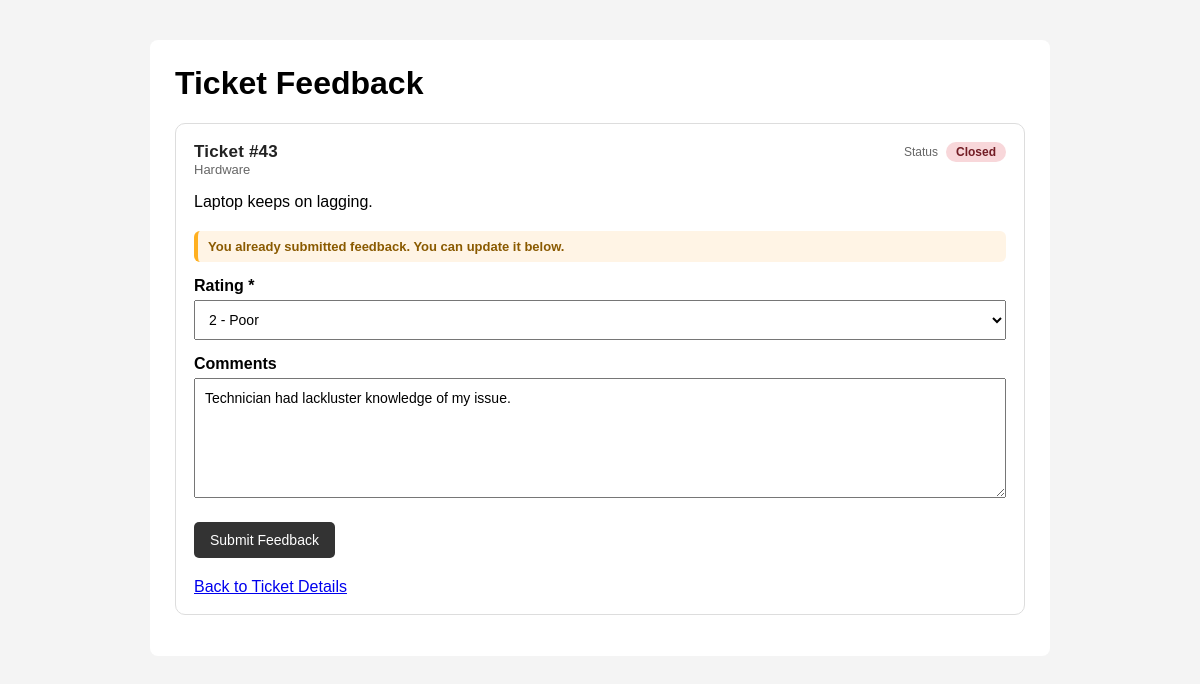
The page /feedback/43 (signed in) on the database its author committed.
### tables this page shows
CREATE TABLE tickets (
            id INTEGER PRIMARY KEY AUTOINCREMENT,
            full_name TEXT,
            email TEXT,
            phone TEXT,
            username TEXT,
            machine_id TEXT,
            category TEXT,
            subcategory TEXT,
            description TEXT
        , status TEXT DEFAULT 'Open', resolution_notes TEXT, escalation_level TEXT DEFAULT 'none', assigned_to INTEGER, created_at TEXT);

CREATE TABLE feedback (
        id INTEGER PRIMARY KEY AUTOINCREMENT,
        ticket_id INTEGER NOT NULL,
        username TEXT NOT NULL,
        rating INTEGER NOT NULL,
        comments TEXT,
        created_at TEXT,
        FOREIGN KEY (ticket_id) REFERENCES tickets(id)
    );

### app.py (the view, shortened to what this page needs)
@app.route("/feedback/<int:ticket_id>", methods=["GET", "POST"])
@login_required
def feedback(ticket_id):
    username = session.get("username")
    conn = get_db_connection()
    ticket = conn.execute(
        "SELECT * FROM tickets WHERE id = ? AND LOWER(username) = ?",
        (ticket_id, username)
    ).fetchone()
    if not ticket:
        conn.close()
        return redirect(url_for("my_tickets"))
    if normalize_status(ticket["status"]) != "closed":
        conn.close()
        return redirect(url_for("ticket_details", ticket_id=ticket_id))
    existing_feedback = conn.execute(
        "SELECT * FROM feedback WHERE ticket_id = ? AND LOWER(username) = ?",
        (ticket_id, username)
    ).fetchone()
    conn.close()
    return render_template(
        "feedback.html",
        ticket=ticket,
        existing_feedback=existing_feedback,
        error=None
    )

### app.py (called while the page is built)
def normalize_status(status):
    status = (status or "open").strip().lower()
    return status if status in VALID_STATUSES else "open"

def get_db_connection():
    conn = sqlite3.connect("tickets.db")
    conn.row_factory = sqlite3.Row
    return conn

def login_required(f):
    @wraps(f)
    def decorated_function(*args, **kwargs):
        if "username" not in session:
            return redirect(url_for("login"))
        return f(*args, **kwargs)
    return decorated_function

### templates/feedback.html (shortened to what this page needs)
<!DOCTYPE html>
<html lang="en">
<head>
<link rel="stylesheet" href="{{ url_for('static', filename='style.css') }}">
</head>
<body>
<div class="container">
    <h1>Ticket Feedback</h1>
    <div class="ticket-card">
        <div class="ticket-header">
            <div>
                <div class="ticket-title">Ticket #{{ ticket.id }}</div>
                <div style="font-size: 13px; color: #666;">
                    {{ ticket.category }}{% if ticket.subcategory %} • {{ ticket.subcategory }}{% endif %}
                </div>
            </div>
            <div class="ticket-status-panel">
                <div class="ticket-status">
                    <span class="status-label">Status</span>
                    <span class="status-badge status-{{ (ticket.status or 'open') | lower | replace(' ', '-') }}">
                        {{ (ticket.status or "Open") | title }}
                    </span>
                </div>
            </div>
        </div>
        <p class="wrap-text">{{ ticket.description }}</p>
        {% if existing_feedback %}
        <div class="resolution-alert">
            You already submitted feedback. You can update it below.
        </div>
        {% endif %}
        <form method="POST" action="{{ url_for('feedback', ticket_id=ticket.id) }}">
            <label for="rating">Rating *</label>
            <select id="rating" name="rating" required>
                {% for value in [5, 4, 3, 2, 1] %}
                <option value="{{ value }}"
                    {% if existing_feedback and existing_feedback.rating == value %}selected{% endif %}>
                    {{ value }} - {% if value == 5 %}Excellent{% elif value == 4 %}Good{% elif value == 3 %}Okay{% elif value == 2 %}Poor{% else %}Very Poor{% endif %}
                </option>
                {% endfor %}
            </select>
            <label for="comments">Comments</label>
            <textarea id="comments" name="comments" rows="5" maxlength="1000" placeholder="Optional feedback about the support experience...">{% if existing_feedback %}{{ existing_feedback.comments }}{% endif %}</textarea>
            <button type="submit">Submit Feedback</button>
        </form>
        <div style="margin-top: 20px;">
            <a href="{{ url_for('ticket_details', ticket_id=ticket.id) }}">Back to Ticket Details</a>
        </div>
    </div>
</div>
</body>
</html>

### static/style.css (style rules this page uses)
body { font-family: Arial, sans-serif; background-color: #f4f4f4; margin: 0; padding: 40px; }
.container { max-width: 850px; margin: 0 auto; background-color: white; padding: 25px; border-radius: 8px; }
h1 { margin-top: 0; }
p { margin-bottom: 20px; }
label { display: block; margin-top: 15px; margin-bottom: 5px; font-weight: bold; }
input, select, textarea { width: 100%; padding: 10px; box-sizing: border-box; font-family: Arial, sans-serif; font-size: 14px; line-height: 1.4; }
textarea { min-height: 120px; max-height: 300px; overflow-y: auto; resize: vertical; }
button { margin-top: 20px; padding: 10px 16px; cursor: pointer; font-family: Arial, sans-serif; font-size: 14px; background-color: #333; color: white; border: none; border-radius: 5px; }
.wrap-text { word-wrap: break-word; overflow-wrap: break-word; white-space: pre-line; }
.ticket-card { background: white; border: 1px solid #ddd; border-radius: 10px; padding: 18px; margin-bottom: 16px; }
.ticket-header { display: flex; justify-content: space-between; align-items: flex-start; margin-bottom: 14px; gap: 20px; }
.ticket-title { font-size: 17px; font-weight: 600; color: #222; letter-spacing: 0.2px; }
.ticket-status { display: flex; align-items: center; gap: 8px; }
.status-label { font-size: 12px; color: #666; }
.ticket-status-panel { display: flex; flex-direction: column; align-items: flex-end; gap: 8px; min-width: 180px; }
.status-badge { padding: 3px 10px; border-radius: 12px; font-size: 12px; font-weight: bold; display: inline-block; }
.status-closed { background-color: #f8d7da; color: #721c24; }
.resolution-alert { background-color: #fff4e5; color: #8a5a00; border-left: 4px solid #ffb020; padding: 8px 10px; border-radius: 6px; font-size: 13px; font-weight: bold; margin-top: 10px; }

### rows shown on the page
tickets: id "43", category "Hardware", status "Closed", description "Laptop keeps on lagging."
feedback: rating "2 - Poor", comments "Technician had lackluster knowledge of my issue."
